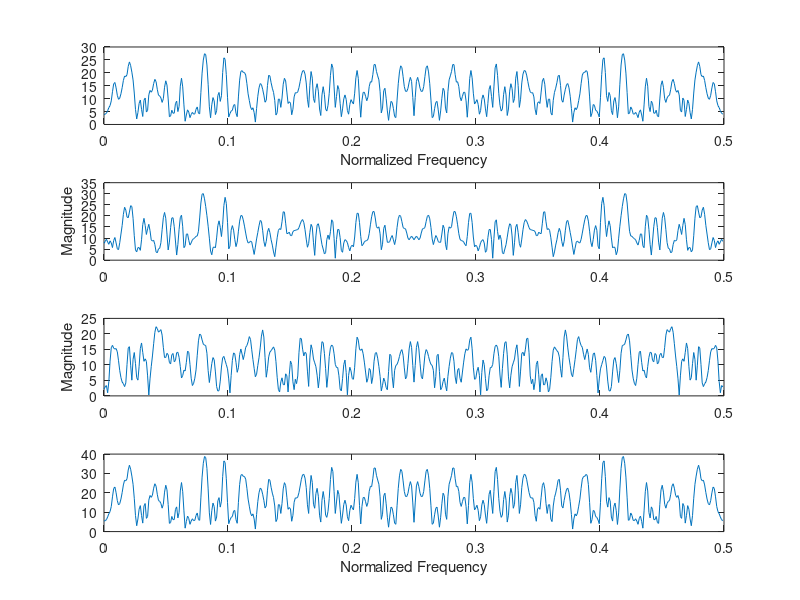

Write the MATLAB code that produced this figure.
function exe1_6()
x = zeros(1,512);
for i = 1 : 512
    for j = 0 : 9
        x(i) = x(i) + rand(1) * cos(2* pi * rand(1) * i + 2 * pi *rand(1));
    end
end
b1 = (2 ^ (-0.5)) .* [1 1];
b2 = (2 ^ (-0.5)) .* [1 -1];
a = [1];
Ndata = 1024;
fs = 2 * pi;
f=(0:Ndata-1)*fs/Ndata;
han = hann(512);
for i = 1:512
    han_win(i) = han(i) * x(i);
end
han_win = upsample(han_win(1:2:end),2);
FT=fft(han_win,Ndata);
FT_dB = 20 * log10(abs(FT)./max(abs(FT)));
x1 = filter(b1,a,x);
x2 = filter(b2,a,x);
t = 0 : 1/1024 : 1;
for i = 1:512
    han_win1(i) = han(i) * x1(i);
end
han_win1 = upsample(han_win1(1:2:end),2);
FT1=fft(han_win1,Ndata);
ydb1 = 20 * log10(abs(FT1)./max(abs(FT1)));
for i = 1:512
    han_win2(i) = han(i) * x2(i);
end
han_win2 = upsample(han_win2(1:2:end),2);
FT2=fft(han_win2,Ndata);
ydb2 = 20 * log10(abs(FT2)./max(abs(FT2)));
for i = 1:512
    han_win3(i) = han(i) .* (x2(i)+x1(i));
end
han_win3 = upsample(han_win3(1:2:end),2);
FT3=fft(han_win3,Ndata);
ydb3 = 20 * log10(abs(FT3)./max(abs(FT3)));
subplot(4,1,1);plot(t(1:Ndata/2),abs(FT(1:Ndata/2)));xlabel('Normalized Frequency');
subplot(4,1,2);plot(t(1:Ndata/2),abs(FT1(1:Ndata/2)));ylabel('Magnitude');
subplot(4,1,3);plot(t(1:Ndata/2),abs(FT2(1:Ndata/2)));ylabel('Magnitude');
subplot(4,1,4);plot(t(1:Ndata/2),abs(FT3(1:Ndata/2)));xlabel('Normalized Frequency');